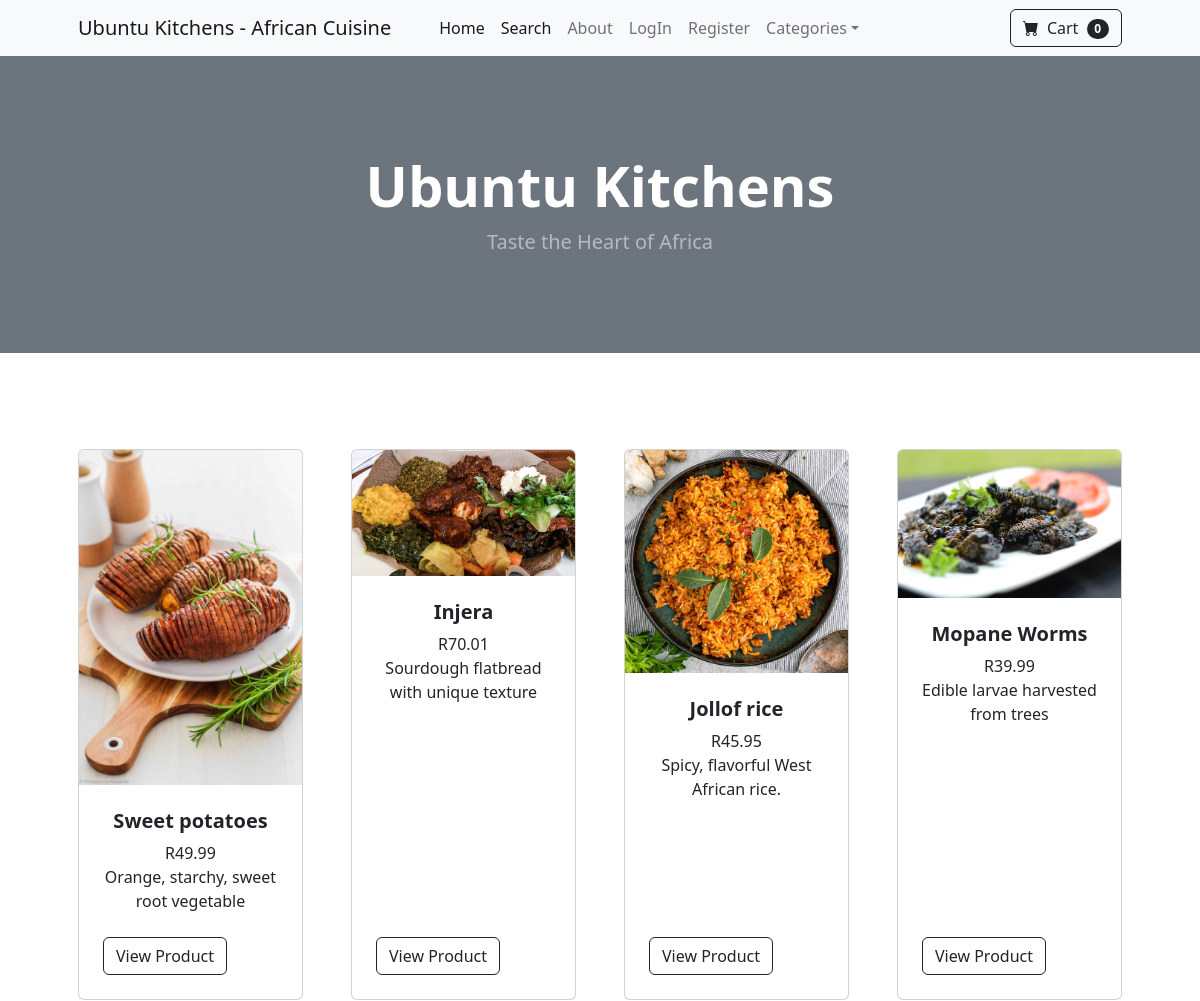
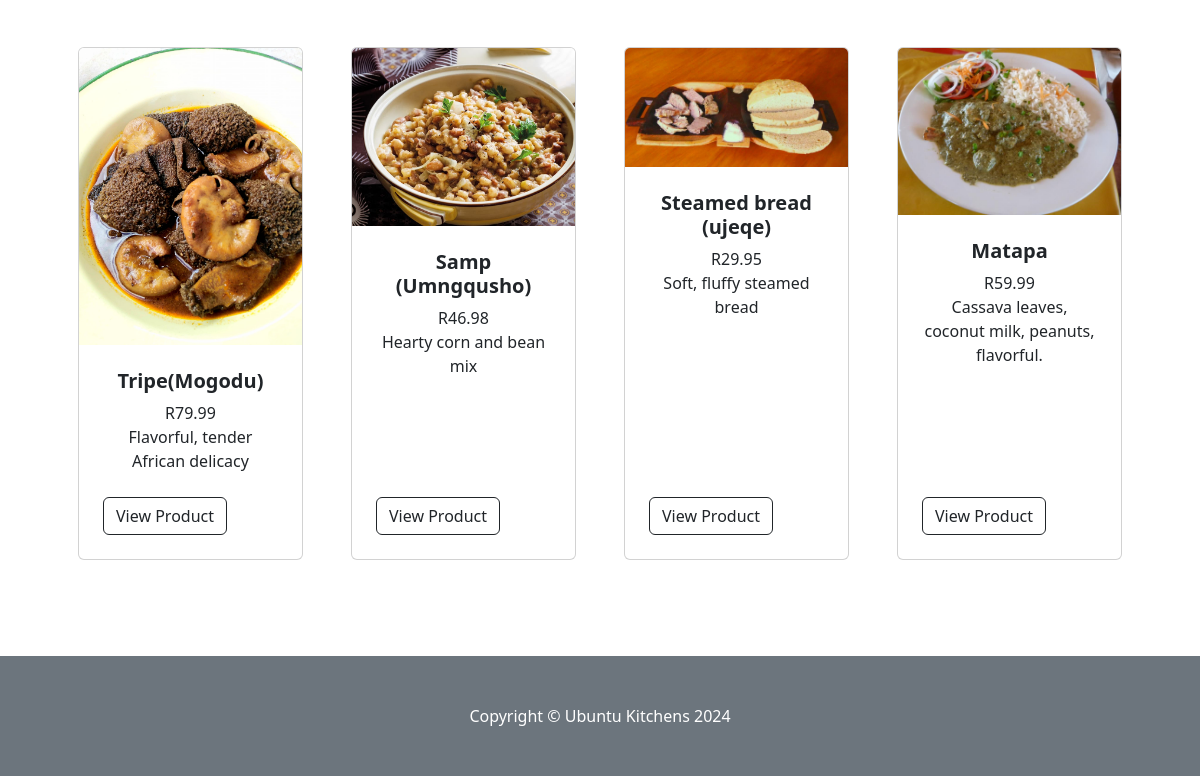
The page / on the database its author committed (2 pictures, top to bottom).
### afri_shop/models.py (models this page shows)
class Product(models.Model):
    name = models.CharField(max_length=100)
    price = models.DecimalField(default=0, decimal_places=2, max_digits=6)
    category = models.ForeignKey('Category', on_delete=models.CASCADE, default=1)  # Correct usage of default
    description = models.CharField(max_length=250, default='', blank=True, null=True)  # Changed ForeignKey to CharField
    picture = models.ImageField(upload_to='uploads/product/')

### afri_shop/views.py (the view)
# urls.py: path('', views.home, name= 'home'),
def home(request):
    products = Product.objects.all()
    return render(request, 'home.html', {'products':products})

### cart/cart.py (called while the page is built)
    def __len__(self):
     return sum(item['quantity'] for item in self.cart.values())

### cart/context_processors.py (called while the page is built)
def cart(request):
    return{'cart': Cart(request)}

### afri_shop/templates/home.html
{% extends 'base.html' %}
{% block content %}
        <header class="bg-secondary py-5">
            <div class="container px-4 px-lg-5 my-5">
                <div class="text-center text-white">
                    <h1 class="display-4 fw-bolder">Ubuntu Kitchens</h1>
                    <p class="lead fw-normal text-white-50 mb-0">Taste the Heart of Africa</p>
                </div>
            </div>
        </header>
        <section class="py-5">
            <div class="container px-4 px-lg-5 mt-5">
                <div class="row gx-4 gx-lg-5 row-cols-2 row-cols-md-3 row-cols-xl-4 justify-content-center">
                    {% for product in products %}
                    <div class="col mb-5">
                        <div class="card h-100">
                            <img class="card-img-top" src="{{ product.picture.url }}" alt="..." />
                            <div class="card-body p-4">
                                <div class="text-center">
                                    <h5 class="fw-bolder">{{ product.name }}</h5>
                                    R{{product.price}}
                                    <br/>
                                    {{product.description}}
                                </div>
                            </div>
                            <div class="card-footer p-4 pt-0 border-top-0 bg-transparent">
                                <a class="btn btn-outline-dark mt-auto" href="{% url 'product' product.id %}">View Product</a>
                            </div>
                        </div>
                    </div>
                    {% endfor %}
        </section>
        {% endblock %}

### afri_shop/templates/base.html (shortened to what this page needs)
{% load static %}
<!DOCTYPE html>
<html lang="en">
    <head>
        <link href="https://cdn.jsdelivr.net/npm/bootstrap-icons@1.5.0/font/bootstrap-icons.css" rel="stylesheet" />
        <link href=" {% static 'css/styles.css' %}" rel="stylesheet" />
    </head>
    <body>
       {% include 'navbar.html'%}
       {% block content %}
       {% endblock %}
        <footer class="py-5 bg-secondary">
            <div class="container"><p class="m-0 text-center text-white">Copyright &copy; Ubuntu Kitchens 2024</p></div>
        </footer>
    </body>
</html>

### afri_shop/templates/navbar.html (shortened to what this page needs)
 <nav class="navbar navbar-expand-lg navbar-light bg-light">
    <div class="container px-4 px-lg-5">
        <a class="navbar-brand" href="{% url 'home' %}">Ubuntu Kitchens - African Cuisine</a>
        <div class="collapse navbar-collapse" id="navbarSupportedContent">
            <ul class="navbar-nav me-auto mb-2 mb-lg-0 ms-lg-4">
                <li class="nav-item"><a class="nav-link active" aria-current="page" href="{% url 'home' %}">Home</a></li>
                <li class="nav-item"><a class="nav-link active" aria-current="page" href="{% url 'search' %}">Search</a></li>
                <li class="nav-item"><a class="nav-link" href="{% url 'about' %}">About</a></li>
        {% if user.is_authenticated %}
        <li class="nav-item dropdown">
            <a class="nav-link dropdown-toggle" id="navbarDropdown" href="#" role="button" data-bs-toggle="dropdown" aria-expanded="false">Profile</a>
            <ul class="dropdown-menu" aria-labelledby="navbarDropdown">
                <li><a class="dropdown-item" href="{% url 'update_user' %}">User Profile</a></li>
                <li><hr class="dropdown-divider" /></li>
                <li><a class="dropdown-item" href="{% url 'update_info' %}">User Info</a></li>
               </ul>
               </li>
               {% if user.is_superuser%}
                <li class="nav-item dropdown">
                <a class="nav-link dropdown-toggle" id="navbarDropdown" href="#" role="button" data-bs-toggle="dropdown" aria-expanded="false">Orders</a>
                <ul class="dropdown-menu" aria-labelledby="navbarDropdown">
                    <li><a class="dropdown-item" href="{% url 'shipped_dash' %}">Shipped Orders</a></li>
                    <li><hr class="dropdown-divider" /></li>
                    <li><a class="dropdown-item" href="{% url 'not_shipped_dash' %}">Unshipped Orders</a></li>
                   </ul>
                   </li>
                   {% endif %}
            <li class="nav-item"><a class="nav-link" href="{% url 'logout' %}">LogOut</a></li>
        {% else %}
            <li class="nav-item"><a class="nav-link" href="{% url 'login' %}">LogIn</a></li>
            <li class="nav-item"><a class="nav-link" href="{% url 'register' %}">Register</a></li>
        {% endif %}
                <li class="nav-item dropdown">
                    <a class="nav-link dropdown-toggle" id="navbarDropdown" href="#" role="button" data-bs-toggle="dropdown" aria-expanded="false">Categories</a>
                </li>
            </ul>
            <form class="d-flex">
    <a href="{% url 'cart_summary' %}" class="btn btn-outline-dark"><i class="bi-cart-fill me-1"></i>
                    Cart
    <span class="badge bg-dark text-white ms-1 rounded-pill" id=" cart_quantity">{{ cart|length }}</span></a>
            </form>
        </div>
    </div>
</nav>

### rows shown on the page
Product: picture (picture), name "Sweet potatoes", price "49.99", description "Orange, starchy, sweet root vegetable"
Product: picture (picture), name "Injera", price "70.01", description "Sourdough flatbread with unique texture"
Product: picture (picture), name "Jollof rice", price "45.95", description "Spicy, flavorful West African rice."
Product: picture (picture), name "Mopane Worms", price "39.99", description "Edible larvae harvested from trees"
Product: picture (picture), name "Tripe(Mogodu)", price "79.99", description "Flavorful, tender African delicacy"
Product: picture (picture), name "Samp (Umngqusho)", price "46.98", description "Hearty corn and bean mix"
Product: picture (picture), name "Steamed bread (ujeqe)", price "29.95", description "Soft, fluffy steamed bread"
Product: picture (picture), name "Matapa", price "59.99", description "Cassava leaves, coconut milk, peanuts, flavorful."

### other values the page prints
{{ cart|length }} "0"
